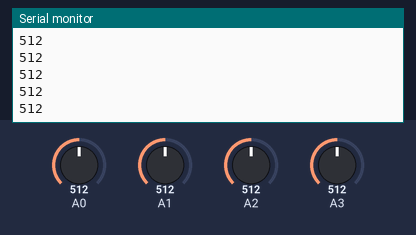
A sketch run on a simulated Arduino Uno, built with avr-gcc and run on an emulated ATmega328P. Shown: the last lines printed to the serial monitor. The test bench sets the inputs (shaded band); at power-on: A0 = 512, A3 = 512, A1 = 512, A2 = 512.

Above: at 1.2 s.
1.3 s: A0 set to 716
At 2.4 s:
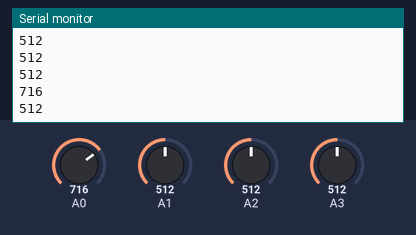
2.8 s: A3 set to 716
At 3.4 s:
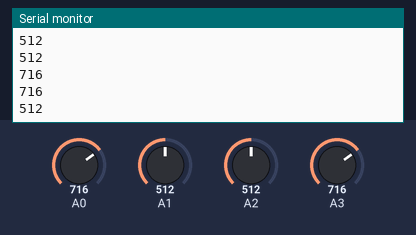
4.3 s: A1 set to 306
At 5.3 s:
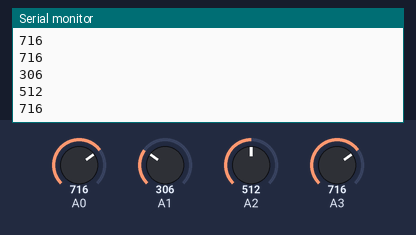
5.8 s: A2 set to 992
At 6.6 s:
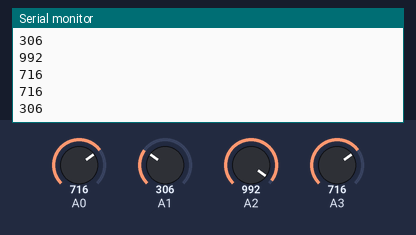
7.3 s: A1 set to 30
At 7.8 s:
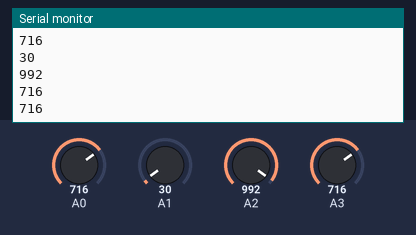
8.8 s: A2 set to 716
At 9.3 s:
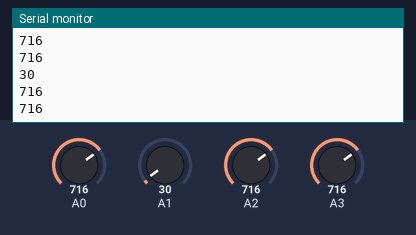
Timing chart, 0 to 11.3 s (numbered marks = the images above; inputs shaded):
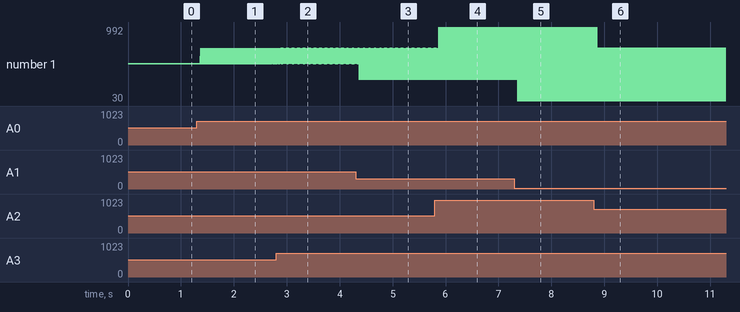

Measured:
- after the input at 1.3 s, the serial monitor: prints a new line after 0.07 s (image 1)
- after the input at 4.3 s, the serial monitor: prints a new line after 0.07 s (image 3)
- after the input at 5.8 s, the serial monitor: prints a new line after 0.08 s (image 4)
- after the input at 7.3 s, the serial monitor: prints a new line after 0.07 s (image 5)

The sketch:

Photoresistor_Buzzer_3.ino
```cpp
//bron: http://www.instructables.com/id/Arduino-Photoresistor-LED-onoff/
//bron: https://www.arduino.cc/en/Tutorial/toneKeyboard

#include "pitches.h"

int notes[]={NOTE_A4, NOTE_B4, NOTE_C4, NOTE_D4};

int resistor_Input = 5; //value for the resistor. buzzer will now only turn on if a vinger or hand is put on top of the resistor


void setup() {

 Serial.begin(9600); //start serial monitor


}

void loop() {

for (int thisSensor = 0; thisSensor < 4; thisSensor++){
int resistorValue = analogRead(thisSensor); //read the sensor
  Serial.println(resistorValue);

if (resistorValue < resistor_Input){  //als het donker genoeg is oftewel als een hand op de sensor ligt
  tone(8, notes[thisSensor],20);
}
}

}
```

pitches.h
```cpp
#define NOTE_B0  31
#define NOTE_C1  33
#define NOTE_CS1 35
#define NOTE_D1  37
#define NOTE_DS1 39
#define NOTE_E1  41
#define NOTE_F1  44
#define NOTE_FS1 46
#define NOTE_G1  49
#define NOTE_GS1 52
#define NOTE_A1  55
#define NOTE_AS1 58
#define NOTE_B1  62
#define NOTE_C2  65
#define NOTE_CS2 69
#define NOTE_D2  73
#define NOTE_DS2 78
#define NOTE_E2  82
#define NOTE_F2  87
#define NOTE_FS2 93
#define NOTE_G2  98
#define NOTE_GS2 104
#define NOTE_A2  110
#define NOTE_AS2 117
#define NOTE_B2  123
#define NOTE_C3  131
#define NOTE_CS3 139
#define NOTE_D3  147
#define NOTE_DS3 156
#define NOTE_E3  165
#define NOTE_F3  175
#define NOTE_FS3 185
#define NOTE_G3  196
#define NOTE_GS3 208
#define NOTE_A3  220
#define NOTE_AS3 233
#define NOTE_B3  247
#define NOTE_C4  262
#define NOTE_CS4 277
#define NOTE_D4  294
#define NOTE_DS4 311
#define NOTE_E4  330
#define NOTE_F4  349
#define NOTE_FS4 370
#define NOTE_G4  392
#define NOTE_GS4 415
#define NOTE_A4  440
#define NOTE_AS4 466
#define NOTE_B4  494
#define NOTE_C5  523
#define NOTE_CS5 554
#define NOTE_D5  587
#define NOTE_DS5 622
#define NOTE_E5  659
#define NOTE_F5  698
#define NOTE_FS5 740
#define NOTE_G5  784
#define NOTE_GS5 831
#define NOTE_A5  880
#define NOTE_AS5 932
#define NOTE_B5  988
#define NOTE_C6  1047
#define NOTE_CS6 1109
#define NOTE_D6  1175
#define NOTE_DS6 1245
#define NOTE_E6  1319
#define NOTE_F6  1397
#define NOTE_FS6 1480
#define NOTE_G6  1568
#define NOTE_GS6 1661
#define NOTE_A6  1760
#define NOTE_AS6 1865
#define NOTE_B6  1976
#define NOTE_C7  2093
#define NOTE_CS7 2217
#define NOTE_D7  2349
#define NOTE_DS7 2489
#define NOTE_E7  2637
#define NOTE_F7  2794
#define NOTE_FS7 2960
#define NOTE_G7  3136
#define NOTE_GS7 3322
#define NOTE_A7  3520
#define NOTE_AS7 3729
#define NOTE_B7  3951
#define NOTE_C8  4186
#define NOTE_CS8 4435
#define NOTE_D8  4699
#define NOTE_DS8 4978
```
